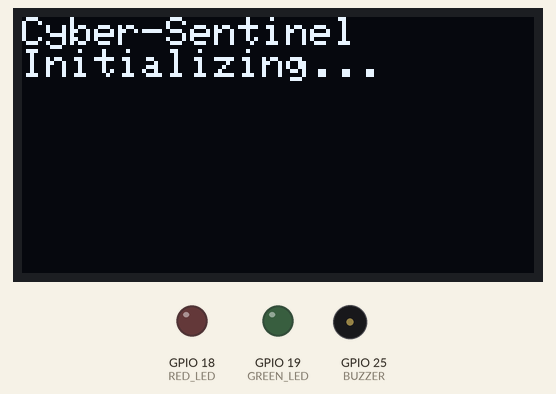
Simulated run of this sketch. Board: ESP32. Shown: 128×64 one-colour display, output pins drawn as LEDs (lit = HIGH), buzzer (waves = sounding, pin HIGH). A WiFi scan finds three made-up networks; what the sketch prints to the serial monitor is not drawn.

Above: at 1.1 s.
At 3.1 s:
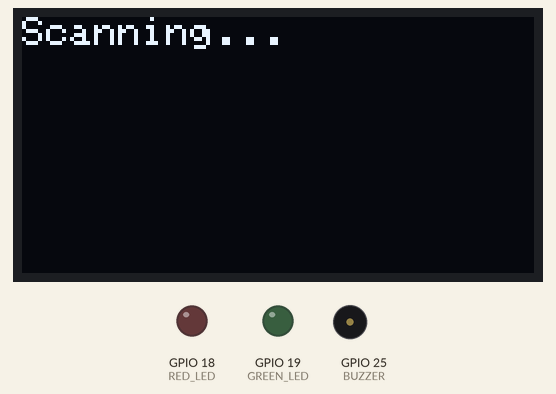
At 5.2 s:
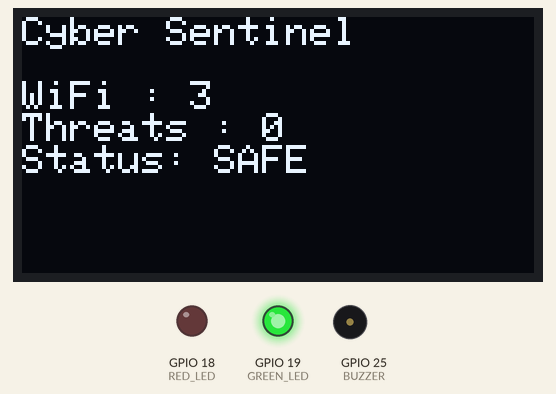
At 15.2 s:
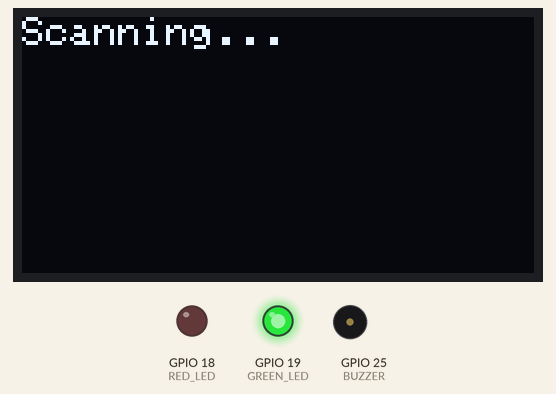
Timing chart, 0 to 16.7 s (numbered marks = the images above):
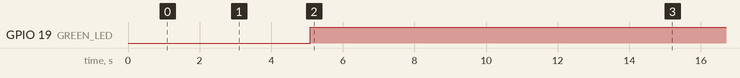

The sketch:

Cyber_Sentinel.ino
```cpp
#include <WiFi.h>
#include <Wire.h>
#include <Adafruit_GFX.h>
#include <Adafruit_SSD1306.h>

#define SCREEN_WIDTH 128
#define SCREEN_HEIGHT 64

Adafruit_SSD1306 display(SCREEN_WIDTH, SCREEN_HEIGHT, &Wire, -1);

#define BUZZER 25
#define RED_LED 18
#define GREEN_LED 19

void setup() {

  Serial.begin(115200);

  pinMode(BUZZER, OUTPUT);
  pinMode(RED_LED, OUTPUT);
  pinMode(GREEN_LED, OUTPUT);

  digitalWrite(BUZZER, LOW);

  Wire.begin(21,22);

  if(!display.begin(SSD1306_SWITCHCAPVCC,0x3C)){
    Serial.println("OLED Failed");
    while(true);
  }

  display.clearDisplay();
  display.setTextSize(1);
  display.setTextColor(WHITE);

  WiFi.mode(WIFI_STA);
  WiFi.disconnect();

  delay(1000);

  display.println("Cyber-Sentinel");
  display.println("Initializing...");
  display.display();

  delay(2000);
}

void loop() {

  display.clearDisplay();
  display.setCursor(0,0);

  display.println("Scanning...");
  display.display();

  int n = WiFi.scanNetworks();

  int threats = 0;

  Serial.println("--------------------------------");

  for(int i=0;i<n;i++){

      String ssid1 = WiFi.SSID(i);
      String mac1  = WiFi.BSSIDstr(i);

      Serial.print(ssid1);
      Serial.print("  ");
      Serial.print(mac1);
      Serial.print("  ");
      Serial.println(WiFi.RSSI(i));

      for(int j=i+1;j<n;j++){

          String ssid2 = WiFi.SSID(j);
          String mac2  = WiFi.BSSIDstr(j);

          if(ssid1==ssid2 && mac1!=mac2){

              threats++;

              Serial.println("***** POSSIBLE ROGUE AP *****");
              Serial.println(ssid1);

              digitalWrite(RED_LED,HIGH);
              digitalWrite(GREEN_LED,LOW);

              tone(BUZZER,2000);
              delay(300);
              noTone(BUZZER);

          }

      }

  }

  if(threats==0){

      digitalWrite(RED_LED,LOW);
      digitalWrite(GREEN_LED,HIGH);

  }

  display.clearDisplay();

  display.setCursor(0,0);
  display.println("Cyber Sentinel");
  display.println();

  display.print("WiFi : ");
  display.println(n);

  display.print("Threats : ");
  display.println(threats);

  if(threats>0)
      display.println("Status: ALERT");
  else
      display.println("Status: SAFE");

  display.display();

  delay(10000);

}
```

Measured:
- by itself, GPIO 19 (GREEN_LED): LOW → HIGH at 5.1 s
- what the display in image 0 shows lasts 2.0 s, from 1.1 s to 3.1 s
- what the display in image 2 shows lasts 10.0 s, from 5.1 s to 15.1 s
